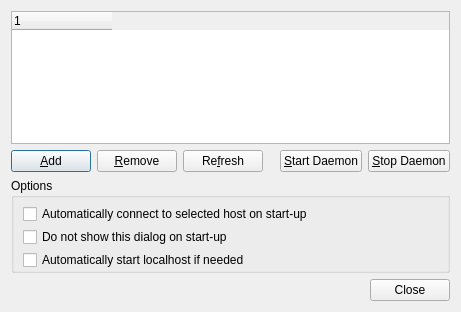
<?xml version="1.0" encoding="UTF-8"?>
<ui version="4.0">
 <author>Nikita Nemkin</author>
 <class>ConnectionDialog</class>
 <widget class="QDialog" name="ConnectionDialog">
  <property name="geometry">
   <rect>
    <x>0</x>
    <y>0</y>
    <width>461</width>
    <height>312</height>
   </rect>
  </property>
  <property name="windowTitle">
   <string>Connection Manager</string>
  </property>
  <property name="modal">
   <bool>true</bool>
  </property>
  <layout class="QVBoxLayout" name="verticalLayout">
   <property name="spacing">
    <number>6</number>
   </property>
   <item>
    <widget class="QTreeWidget" name="tree_hosts">
     <property name="rootIsDecorated">
      <bool>false</bool>
     </property>
     <property name="itemsExpandable">
      <bool>false</bool>
     </property>
     <property name="allColumnsShowFocus">
      <bool>true</bool>
     </property>
     <attribute name="headerStretchLastSection">
      <bool>false</bool>
     </attribute>
     <attribute name="headerStretchLastSection">
      <bool>false</bool>
     </attribute>
     <column>
      <property name="text">
       <string notr="true">1</string>
      </property>
     </column>
    </widget>
   </item>
   <item>
    <layout class="QHBoxLayout" name="horizontalLayout">
     <item>
      <widget class="QPushButton" name="button_add">
       <property name="text">
        <string>&amp;Add</string>
       </property>
      </widget>
     </item>
     <item>
      <widget class="QPushButton" name="button_remove">
       <property name="text">
        <string>&amp;Remove</string>
       </property>
      </widget>
     </item>
     <item>
      <widget class="QPushButton" name="button_refresh">
       <property name="text">
        <string>Re&amp;fresh</string>
       </property>
      </widget>
     </item>
     <item>
      <spacer name="horizontalSpacer">
       <property name="orientation">
        <enum>Qt::Horizontal</enum>
       </property>
       <property name="sizeHint" stdset="0">
        <size>
         <width>40</width>
         <height>20</height>
        </size>
       </property>
      </spacer>
     </item>
     <item>
      <widget class="QPushButton" name="button_start_daemon">
       <property name="text">
        <string>&amp;Start Daemon</string>
       </property>
       <property name="icon">
        <iconset resource="../data/resources.qrc">
         <normaloff>:/icons/deluge/16x16/actions/system-run.png</normaloff>:/icons/deluge/16x16/actions/system-run.png</iconset>
       </property>
      </widget>
     </item>
     <item>
      <widget class="QPushButton" name="button_stop_daemon">
       <property name="text">
        <string>&amp;Stop Daemon</string>
       </property>
       <property name="icon">
        <iconset resource="../data/resources.qrc">
         <normaloff>:/icons/deluge/16x16/actions/process-stop.png</normaloff>:/icons/deluge/16x16/actions/process-stop.png</iconset>
       </property>
      </widget>
     </item>
    </layout>
   </item>
   <item>
    <widget class="QGroupBox" name="groupBox">
     <property name="title">
      <string>Options</string>
     </property>
     <property name="flat">
      <bool>true</bool>
     </property>
     <layout class="QVBoxLayout" name="verticalLayout_2">
      <property name="spacing">
       <number>3</number>
      </property>
      <property name="topMargin">
       <number>6</number>
      </property>
      <property name="rightMargin">
       <number>0</number>
      </property>
      <property name="bottomMargin">
       <number>0</number>
      </property>
      <item>
       <widget class="QCheckBox" name="check_autoconnect">
        <property name="text">
         <string>Automatically connect to selected host on start-up</string>
        </property>
       </widget>
      </item>
      <item>
       <widget class="QCheckBox" name="check_do_not_show">
        <property name="text">
         <string>Do not show this dialog on start-up</string>
        </property>
       </widget>
      </item>
      <item>
       <widget class="QCheckBox" name="check_autostart">
        <property name="text">
         <string>Automatically start localhost if needed</string>
        </property>
       </widget>
      </item>
     </layout>
     <zorder>check_autoconnect</zorder>
     <zorder>check_autostart</zorder>
     <zorder>check_do_not_show</zorder>
    </widget>
   </item>
   <item>
    <widget class="QDialogButtonBox" name="button_box">
     <property name="standardButtons">
      <set>QDialogButtonBox::Close</set>
     </property>
    </widget>
   </item>
  </layout>
 </widget>
 <resources>
  <include location="../data/resources.qrc"/>
  <include location="../data/resources.qrc"/>
 </resources>
 <connections>
  <connection>
   <sender>button_box</sender>
   <signal>rejected()</signal>
   <receiver>ConnectionDialog</receiver>
   <slot>reject()</slot>
   <hints>
    <hint type="sourcelabel">
     <x>349</x>
     <y>291</y>
    </hint>
    <hint type="destinationlabel">
     <x>389</x>
     <y>248</y>
    </hint>
   </hints>
  </connection>
 </connections>
</ui>
